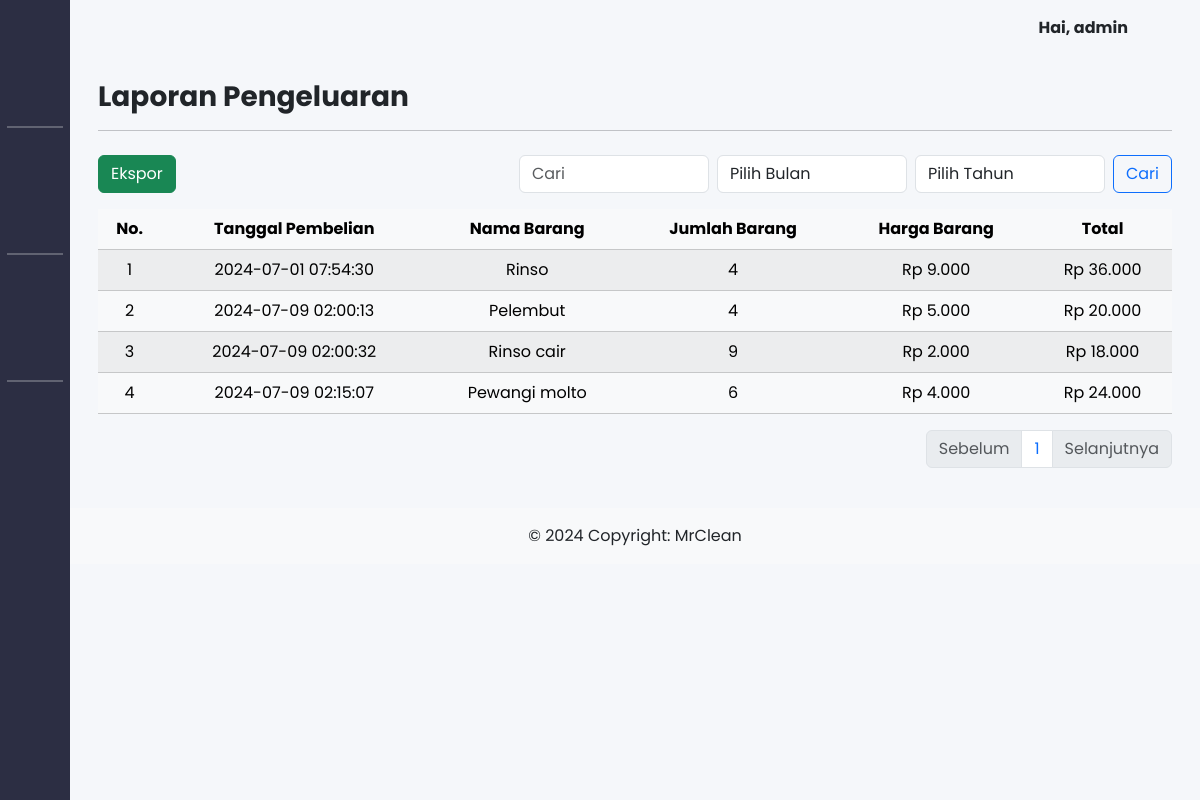
Page /admin/expense_reports.php (signed in) on the committed database.
### tables this page shows
CREATE TABLE `expense` (
  `id` int(11) NOT NULL,
  `user_id` int(11) DEFAULT NULL,
  `date` date NOT NULL,
  `name` varchar(255) NOT NULL,
  `quantity` int(11) DEFAULT NULL,
  `price` int(11) DEFAULT NULL,
  `total` decimal(10,0) NOT NULL,
  `note` text DEFAULT NULL,
  `created_at` timestamp NOT NULL DEFAULT current_timestamp(),
  `updated_at` timestamp NOT NULL DEFAULT current_timestamp() ON UPDATE current_timestamp()
);

CREATE TABLE `profil_company` (
  `id` int(11) NOT NULL,
  `name_company` varchar(50) NOT NULL,
  `about` text NOT NULL,
  `vision` text NOT NULL,
  `mission` text NOT NULL,
  `banner_img` varchar(100) NOT NULL,
  `about_img` varchar(100) NOT NULL,
  `phone_number` varchar(20) NOT NULL,
  `email` varchar(250) NOT NULL,
  `city` varchar(50) NOT NULL,
  `district` varchar(50) NOT NULL,
  `street` varchar(100) NOT NULL,
  `postal_code` int(11) NOT NULL,
  `url_map` varchar(255) NOT NULL
);

### admin/expense_reports.php (the view, shortened to what this page needs)
<?php
include("../includes/db_connect.php");
$limit = 10;
$page = isset($_GET['page']) ? (int)$_GET['page'] : 1;
$offset = ($page > 1) ? ($page * $limit) - $limit : 0;
$previous = $page - 1;
$next = $page + 1;
$search = isset($_GET['search']) ? mysqli_real_escape_string($db, $_GET['search']) : '';
$month = isset($_GET['month']) ? (int)$_GET['month'] : '';
$year = isset($_GET['year']) ? (int)$_GET['year'] : '';
$search_query = "WHERE 1=1";
$data = mysqli_query($db, "SELECT * FROM expense $search_query");
$total_records = mysqli_num_rows($data);
$total_pages = ceil($total_records / $limit);
$queryReportsExpense = mysqli_query($db, "SELECT * FROM expense $search_query LIMIT $offset, $limit");
$no = $offset + 1;
?>
<!DOCTYPE html>
<html lang="en">
<head>
  <link rel="stylesheet" href="/laundry/bootstrap-5.3.3-dist/css/bootstrap.min.css" />
  <link rel="stylesheet" href="../assets/css/style.css" />
  <link href="https://cdn.lineicons.com/4.0/lineicons.css" rel="stylesheet" />
</head>
<body>
  <div class="wrapper">
    <?php include_once("../includes/sidebarAdmin.php"); ?>
    <div class="main">
      <?php include_once("../includes/navbar.php"); ?>
      <main class="content px-3 py-4">
        <div class="container">
          <div class="h3 fw-bold">Laporan Pengeluaran</div>
          <hr />
          <div class="table-responsive pt-2">
            <div class="d-flex justify-content-between mb-3">
              <button type="button" class="btn btn-success" onclick="window.location.href='../service/expenseExcelReports.php?search=<?php echo $search; ?>&month=<?php echo $month; ?>&year=<?php echo $year; ?>'">
                <span>Ekspor</span>
              </button>
              <form class="d-flex" role="search" method="GET" action="">
                <input class="form-control me-2" type="search" name="search" placeholder="Cari" aria-label="Search" value="<?php echo isset($_GET['search']) ? $_GET['search'] : ''; ?>" />
                <select class="form-control me-2" name="month">
                  <option value="">Pilih Bulan</option>
                </select>
                <select class="form-control me-2" name="year">
                  <option value="">Pilih Tahun</option>
                </select>
                <button class="btn btn-outline-primary" type="submit">Cari</button>
              </form>
            </div>
            <table class="table table-striped table-light text-center">
              <thead>
                <tr>
                  <th scope="col">No.</th>
                  <th scope="col">Tanggal Pembelian</th>
                  <th scope="col">Nama Barang</th>
                  <th scope="col">Jumlah Barang</th>
                  <th scope="col">Harga Barang</th>
                  <th scope="col">Total</th>
                </tr>
              </thead>
              <tbody>
                <?php
                while ($expenseReport = mysqli_fetch_array($queryReportsExpense)) {
                  echo "<tr class='align-middle'>";
                  echo "<td>" . $no++ . "</td>";
                  echo "<td>" . $expenseReport['created_at'] . "</td>";
                  echo "<td>" . $expenseReport['name'] . "</td>";
                  echo "<td>" . $expenseReport['quantity'] . "</td>";
                  $harga_barang_formatted = "Rp " . number_format($expenseReport['price'], 0, ',', '.');
                  $total_formatted = "Rp " . number_format($expenseReport['total'], 0, ',', '.');
                  echo "<td>" . $harga_barang_formatted . "</td>";
                  echo "<td>" . $total_formatted . "</td>";
                  echo "</tr>";
                }
                ?>
              </tbody>
            </table>
            <nav aria-label="Page navigation example">
              <ul class="pagination justify-content-end">
                <li class="page-item <?php if ($page <= 1) echo 'disabled'; ?>">
                  <a class="page-link" <?php if ($page > 1) echo "href='?page=$previous&search=$search&month=$month&year=$year'"; ?>>Sebelum</a>
                </li>
                <?php
                for ($x = 1; $x <= $total_pages; $x++) {
                  echo "<li class='page-item'><a class='page-link' href='?page=$x&search=$search&month=$month&year=$year'>$x</a></li>";
                }
                ?>
                <li class="page-item <?php if ($page >= $total_pages) echo 'disabled'; ?>">
                  <a class="page-link" <?php if ($page < $total_pages) echo "href='?page=$next&search=$search&month=$month&year=$year'"; ?>>Selanjutnya</a>
                </li>
              </ul>
            </nav>
          </div>
        </div>
      </main>
      <?php include_once("../includes/footer.php"); ?>
    </div>
  </div>
</body>
</html>

### includes/footer.php
<?php
 $sqlLaundry = "SELECT name_company FROM profil_company WHERE id = 1";
 $queryLaundry = $db->query($sqlLaundry);
 $laundry = $queryLaundry->fetch_assoc();
 ?>
<footer class="bg-body-tertiary text-center text-lg-start">
  <div class="text-center p-3"">
   © 2024 Copyright:
   <a class=" text-body" href=""><?php echo htmlspecialchars($laundry['name_company']); ?></a>
  </div>
</footer>
<footer id="footer" class="footer">
</footer>

### assets/css/style.css (style rules this page uses)
a { text-decoration: none; }
li { list-style: none; }
body { font-family: 'Poppins', sans-serif; }
.wrapper { display: flex; }
.main { display: flex; flex-direction: column; min-height: 100vh; width: 100%; overflow: hidden; transition: all 0.35s ease-in-out; background-color: #f5f7fa; min-width: 0; }
.footer { position: fixed; height: 25px; bottom: 0; width: 100%; }

### rows in the picture
expense: created_at "2024-07-01 07:54:30", name "Rinso", quantity "4", price "Rp 9.000", total "Rp 36.000"
expense: created_at "2024-07-09 02:00:13", name "Pelembut", quantity "4", price "Rp 5.000", total "Rp 20.000"
expense: created_at "2024-07-09 02:00:32", name "Rinso cair", quantity "9", price "Rp 2.000", total "Rp 18.000"
expense: created_at "2024-07-09 02:15:07", name "Pewangi molto", quantity "6", price "Rp 4.000", total "Rp 24.000"
profil_company: name_company "MrClean"

### other values in the picture
$username "admin"
